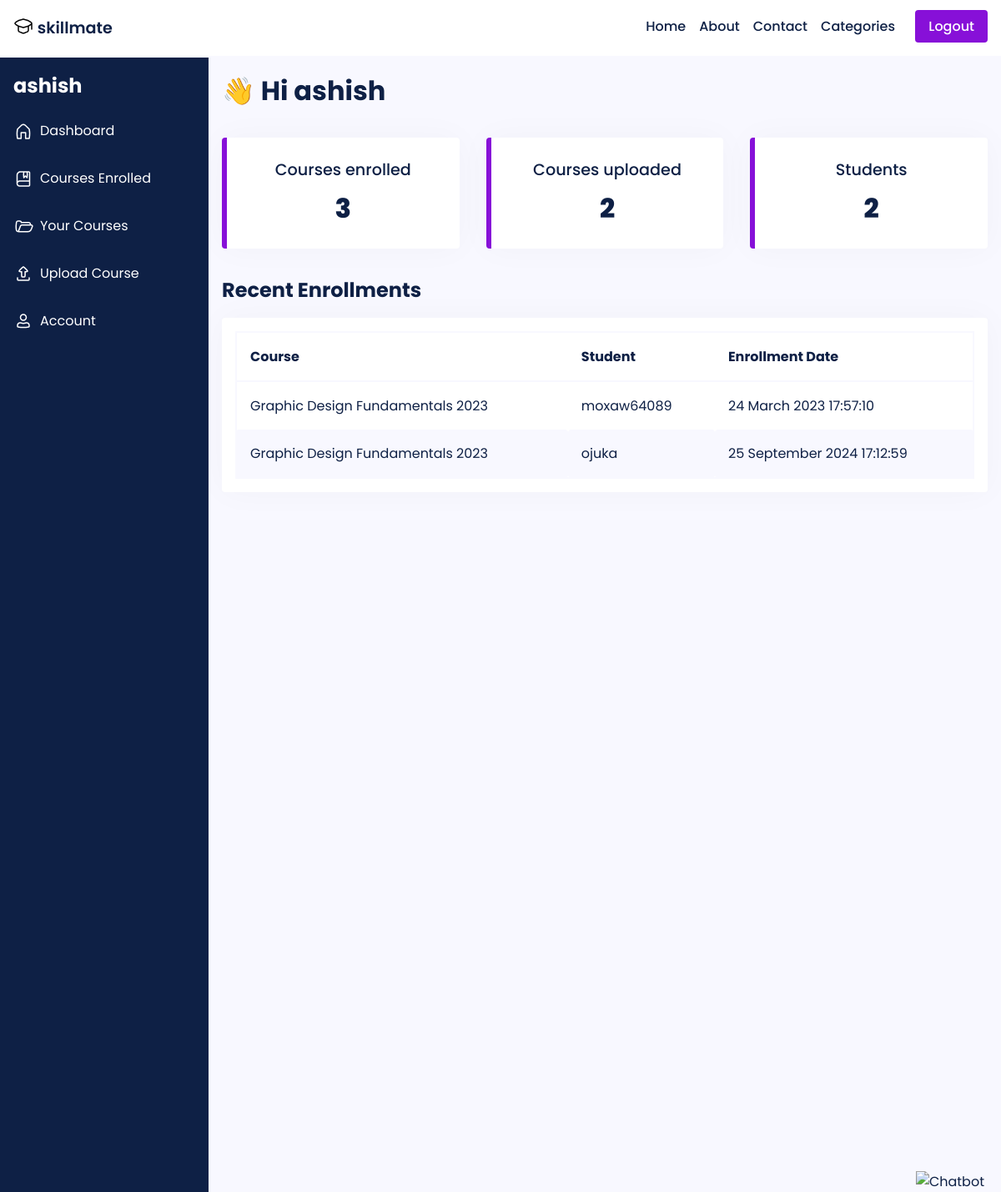
The page /dashboard/home/ (signed in) on the database its author committed.
### main/models.py (models this page shows, shortened)
class Course(models.Model):
    LEVEL_CHOICES = [
        ('Beginner', 'Beginner'),
        ('Intermediate', 'Intermediate'),
        ('Advanced', 'Advanced')
    ]
    id = models.AutoField(primary_key=True)
    title = models.CharField(max_length=255)
    slug = models.SlugField(unique=True)
    description = models.TextField()
    thumbnail = CloudinaryField('thumbnail')
    featured_video = CloudinaryField('featured_video')
    instructor = models.ForeignKey(User, on_delete=models.CASCADE, related_name='courses', default=None)
    created_at = models.DateTimeField(auto_now_add=True)
    updated_at = models.DateTimeField(auto_now=True)
    level = models.CharField(max_length=20, choices=LEVEL_CHOICES, default='Beginner')
    duration = models.CharField(max_length=10, default='0')
    category = models.CharField(max_length=255, default="uncategorized")
    price = models.DecimalField(max_digits=8, decimal_places=2, default=0.00)
    discount = models.DecimalField(max_digits=5, decimal_places=2, default=0.00)
    requirements = models.TextField(help_text='Enter the requirements for the course, separated by a comma.', default='')
    content = models.TextField(help_text='Enter the course content, separated by a comma.', default='')
    lesson_title = models.CharField(max_length=255, default='Lesson')
    lesson_video = CloudinaryField('lesson_video', null=True)
    students = models.ManyToManyField(User, related_name='enrolled_courses', blank=True)
    def __str__(self):
        return self.title

### main/views.py (the view)
# urls.py: path('dashboard/home/', views.dashboard_home, name='dashboard-home'),
def dashboard_home(request):
    user = request.user
    courses_uploaded = Course.objects.filter(instructor=user)
    print(f'Courses uploaded: {courses_uploaded}')
    num_courses_uploaded = courses_uploaded.count()
    print(f'Number of courses uploaded: {num_courses_uploaded}')
    courses_enrolled = Course.objects.filter(students=user)
    print(f'Courses enrolled: {courses_enrolled}')
    num_courses_enrolled = courses_enrolled.count()
    print(f'Number of courses enrolled: {num_courses_enrolled}')
    num_students = Enrollment.objects.filter(course__in=courses_uploaded).values('student').distinct().count()
    print(f'Number of students: {num_students}')
    instructor = request.user
    courses = Course.objects.filter(instructor=instructor)
    enrollments = []
    ist_tz = pytz.timezone('Asia/Kolkata')
    for course in courses:
        course_enrollments = Enrollment.objects.filter(course=course)
        for enrollment in course_enrollments:
            student = enrollment.student
            enrollment_date_ist = enrollment.enrolled_at.astimezone(ist_tz)
            enrollment_date = enrollment_date_ist.strftime('%d %B %Y %H:%M:%S')
            enrollments.append({'course_title': course.title, 'student_name': student.username, 'enrollment_date': enrollment_date})
    context = {
        'courses_uploaded': courses_uploaded,
        'num_courses_uploaded': num_courses_uploaded,
        'num_courses_enrolled': num_courses_enrolled,
        'num_students': num_students,
        'enrollments': enrollments,
    }
    return render(request, 'dashboard/home.html', context)

### templates/dashboard/home.html (shortened to what this page needs)
{% extends 'dashboard-base.html' %}
{% block content %}
<sectiion class='dashboard'>
    <h1>&#128075; Hi {{user}}</h1>
    <div class='stats'>
        <div class='stat'>
            <p class='stat-heading'>Courses enrolled</p>
            <p>{{num_courses_enrolled}}</p>
        </div>
        <div class='stat'>
            <p class='stat-heading'>Courses uploaded</p>
            <p>{{num_courses_uploaded}}</p>
        </div>
        <div class='stat'>
            <p class='stat-heading'>Students</p>
            <p>{{num_students}}</p>
        </div>
    </div>
    <h2 style=''>Recent Enrollments</h2>
    <div class='dashboard-table'>
    <table class="table table-striped">
        <thead>
          <tr>
            <th>Course</th>
            <th>Student</th>
            <th>Enrollment Date</th>
          </tr>
        </thead>
        <tbody>
          {% for enrollment in enrollments %}
          <tr>
            <td>{{ enrollment.course_title }}</td>
            <td>{{ enrollment.student_name }}</td>
            <td>{{ enrollment.enrollment_date }}</td>
          </tr>
          {% endfor %}
        </tbody>
      </table>
    </div>
{% endblock content %}

### templates/dashboard-base.html (shortened to what this page needs)
{% load static %}
<!DOCTYPE html>
<html lang="en">
<head>
    <link rel="stylesheet" href="{% static 'css/style.css' %}">
</head>
<body>
    <header>
        <nav style='margin-left: 1rem; margin-right: 1rem' class=''>
            <span>
                <a href='/'>
                    <div style='display: flex; justify-content: baseline; column-gap: .3rem'>
                    <span>skillmate</span>
                    </div>
                </a>
            </span>
            <ul style=''>
                <li><a href = '/'>Home</a></li>
                <li><a href = '/about'>About</a></li>
                <li><a href = '/contact'>Contact</a></li>
                <li>
                    <a style="display: flex;" class="desktop-categories-btn" href="javascript:void(0);">
                        Categories
                    </a>
                </li>
                <li>
                    {% if user.is_authenticated %}
                    <a class='btn' href='/accounts/logout/'>Logout</a>
                    {% else %}
                    <a class='btn' href='/accounts/login/'>Login</a>&nbsp
                    {% endif %}
                </li>
            </ul>
        </nav>
    </header>
    <main>
        <div class="profile-container">
          <div class="sidebar">
            <h2>{{user}}</h2>
            <ul>
              <a href="/dashboard/home">
                <li style='display: flex; column-gap: .5rem; align-items: center;'>
                    Dashboard
                </li></a>
              <a href="/dashboard/courses-enrolled">
                <li style='display: flex; column-gap: .5rem; align-items: center;'>
                    Courses Enrolled
                </li></a>
              <a href="/dashboard/courses-uploaded">
                <li style='display: flex; column-gap: .5rem; align-items: center;'>
                    Your Courses
                </li></a>
              <a href="/dashboard/upload">
                <li style='display: flex; column-gap: .5rem; align-items: center;'>
                Upload Course
                </li></a>
              <a href="/dashboard/profile">
                <li style='display: flex; column-gap: .5rem; align-items: center;'>
                    Account
                </li></a>
            </ul>
          </div>
          <div class="profile-main">
            {% block content %}{% endblock content %}
          </div>
        </div>
    <div id="chatbot-widget" style="position: fixed; bottom: 0%; right: 20px; cursor: pointer; z-index: 1000;" onclick="toggleChat()">
        <img src="https://cdn-icons-png.flaticon.com/512/8943/8943377.png" alt="Chatbot" style="width: 60px; height: 60px;">
    </div>
</body>
</html>

### static/css/style.css (style rules this page uses)
* { font-family: 'Poppins'; margin: 0; padding: 0; box-sizing: border-box; scroll-behavior: smooth; scroll-padding-top: 2rem; }
body { color: #0e2045; background: #fff; display: flex; flex-direction: column; min-height: 100vh; }
main { flex: 1; }
img { width: 100%; }
a { text-decoration: none; color: #0e2045; }
.btn { background-color: #8710d8; border-radius: 4px; padding: .5rem 1rem; border: none; color: #fff; transition: transform .2s ease-in-out; }
header { border-bottom: 2px solid #f8f8ff; }
nav { display: flex; justify-content: space-between; padding: 1.2rem 0; font-weight: 500; }
nav span { font-size: 1.2rem; font-weight: 600; }
nav ul { display: flex; column-gap: 1rem; justify-content: baseline; }
nav li { list-style: none; }
.profile-container { display: flex; background-color: #f8f8ff; }
.sidebar { background-color: #0e2045; color: #fff; height: 170vh; min-width: 250px; box-sizing: border-box; top: 0; left: 0; z-index: 1; }
.sidebar h2 { padding: 1rem; margin: 0; font-size: 1.5rem; font-weight: bold; }
.sidebar ul { margin: 0; padding: 0; list-style: none; }
.sidebar li { margin-bottom: 1rem; padding-left: 1rem; padding-top: .5rem; padding-bottom: .5rem; color: #fff; }
.profile-main { flex: 1; padding: 1rem; box-sizing: border-box; min-height: 100vh; }
.profile-main h1 { margin: 0; font-size: 2rem; font-weight: bold; margin-bottom: 20px; }
.stats { margin: 2rem 0; display: grid; grid-template-columns: repeat(auto-fit, minmax(200px, 1fr)); gap: 2rem; }
.stat { background-color: #fff; border-radius: 4px; padding: 1rem 1.2rem; box-shadow: 0 0 40px rgba(0, 0, 0, 0.03); border-left: 6px solid #8710d8; }
.stat .stat-heading { font-weight: 500; font-size: larger; }
.stat p { margin: .5rem 0; text-align: center; font-size: 2rem; font-weight: 800; }
.dashboard-table { background-color: #fff; border-radius: 4px; padding: 1rem; box-shadow: 0 0 40px rgba(0, 0, 0, 0.03); margin: 1rem 0; }
.dashboard-table table { width: 100%; border-collapse: collapse; border: 2px solid #f8f8ff; }
.dashboard-table th, .dashboard-table td { padding: 1rem; border-radius: 4px; text-align: left; }
.dashboard-table th { font-weight: bold; border-bottom: 2px solid #f8f8ff; }
.dashboard-table tbody tr:nth-child(even) { background-color: #f8f8ff; }

### rows shown on the page
Course: course_title "Graphic Design Fundamentals 2023" "Graphic Design Fundamentals 2023"

### other values the page prints
{{ user }} "ashish"
{{ num_courses_enrolled }} "3"
{{ num_courses_uploaded }} "2"
{{ num_students }} "2"
{{ enrollment.student_name }} "moxaw64089" "ojuka"
{{ enrollment.enrollment_date }} "24 March 2023 17:57:10" "25 September 2024 17:12:59"
